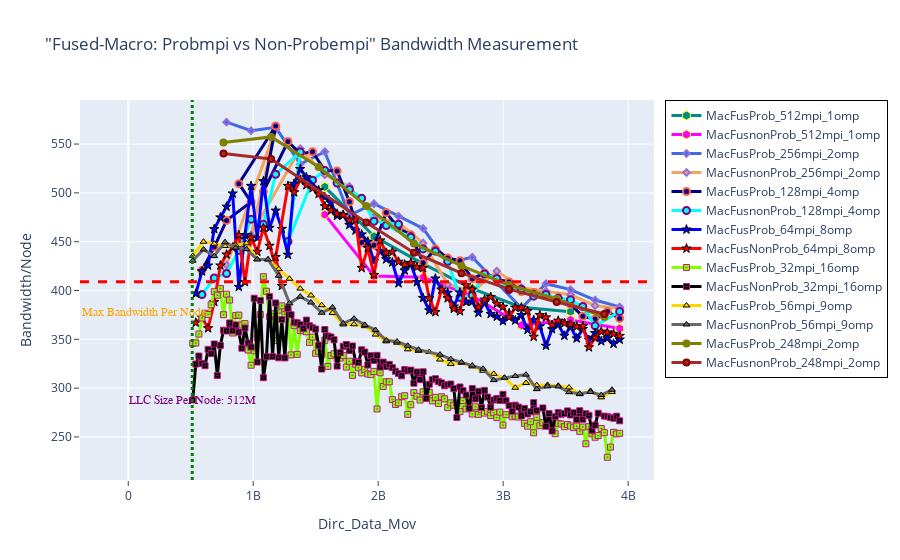

The code cell stored with this chart in its notebook:
### Markdown cell above
## BANDWIDTH - Fused Macro: Probempi vs NonProbempi

### Code cell
fig = go.Figure() 

# Case 1
fig.add_trace(go.Scatter(x=(dfn4MacFusProb_512mpi_1omp.Dirc_Data_Mov*(dfn4MacFusProb_512mpi_1omp.MPI_size/4)), 
                         y=(dfn4MacFusProb_512mpi_1omp.BAND*(dfn4MacFusProb_512mpi_1omp.MPI_size/4)), 
                         mode='lines+markers', 
                         name='MacFusProb_512mpi_1omp',
                         line=dict(color='darkcyan',width=3),
                         marker=dict(symbol='hexagon',size=9, line=dict(color='yellow',width=1))))

fig.add_trace(go.Scatter(x=(dfn4MacFusnonProb_512mpi_1omp.Dirc_Data_Mov*(dfn4MacFusnonProb_512mpi_1omp.MPI_size/4)), 
                         y=(dfn4MacFusnonProb_512mpi_1omp.BAND*(dfn4MacFusnonProb_512mpi_1omp.MPI_size/4)), 
                         mode='lines+markers', 
                         name='MacFusnonProb_512mpi_1omp',
                         line=dict(color='magenta',width=3),
                         marker=dict(symbol='hexagon',size=9, line=dict(color='yellow',width=1))))


# Case 2
fig.add_trace(go.Scatter(x=(dfn4MacFusProb_256mpi_2omp.Dirc_Data_Mov*(dfn4MacFusProb_256mpi_2omp.MPI_size/4)), 
                         y=(dfn4MacFusProb_256mpi_2omp.BAND*(dfn4MacFusProb_256mpi_2omp.MPI_size/4)), 
                         mode='lines+markers', 
                         name='MacFusProb_256mpi_2omp',
                         line=dict(color='royalblue',width=3),
                         marker=dict(symbol='diamond',size=5,line=dict(color='MediumPurple',width=2))))

fig.add_trace(go.Scatter(x=(dfn4MacFusnonProb_256mpi_2omp.Dirc_Data_Mov*(dfn4MacFusnonProb_256mpi_2omp.MPI_size/4)), 
                         y=(dfn4MacFusnonProb_256mpi_2omp.BAND*(dfn4MacFusnonProb_256mpi_2omp.MPI_size/4)), 
                         mode='lines+markers', 
                         name='MacFusnonProb_256mpi_2omp',
                         line=dict(color='sandybrown',width=3),
                         marker=dict(symbol='diamond',size=5,line=dict(color='MediumPurple',width=2))))


# Case 3
fig.add_trace(go.Scatter(x=(dfn4MacFusProb_128mpi_4omp.Dirc_Data_Mov*(dfn4MacFusProb_128mpi_4omp.MPI_size/4)), 
                         y=(dfn4MacFusProb_128mpi_4omp.BAND*(dfn4MacFusProb_128mpi_4omp.MPI_size/4)), 
                         mode='lines+markers', 
                         name='MacFusProb_128mpi_4omp',
                         line=dict(color='darkblue',width=3),
                         marker=dict(symbol='circle',size=7, line=dict(color='tomato',width=2))))

fig.add_trace(go.Scatter(x=(dfn4MacFusnonProb_128mpi_4omp.Dirc_Data_Mov*(dfn4MacFusnonProb_128mpi_4omp.MPI_size/4)), 
                         y=(dfn4MacFusnonProb_128mpi_4omp.BAND*(dfn4MacFusnonProb_128mpi_4omp.MPI_size/4)), 
                         mode='lines+markers', 
                         name='MacFusnonProb_128mpi_4omp',
                         line=dict(color='cyan',width=3),
                         marker=dict(symbol='circle',size=7,line=dict(color='Purple',width=2))))



# Case 4
fig.add_trace(go.Scatter(x=(dfn4MacFusProb_64mpi_8omp.Dirc_Data_Mov*(dfn4MacFusProb_64mpi_8omp.MPI_size/4)), 
                         y=(dfn4MacFusProb_64mpi_8omp.BAND*(dfn4MacFusProb_64mpi_8omp.MPI_size/4)), 
                         mode='lines+markers', 
                         name='MacFusProb_64mpi_8omp',
                         line=dict(color='blue',width=3),
                         marker=dict(symbol='star',size=7, line=dict(color='black',width=1))))

fig.add_trace(go.Scatter(x=(dfn4MacFusNonProb_64mpi_8omp.Dirc_Data_Mov*(dfn4MacFusNonProb_64mpi_8omp.MPI_size/4)), 
                         y=(dfn4MacFusNonProb_64mpi_8omp.BAND*(dfn4MacFusNonProb_64mpi_8omp.MPI_size/4)), 
                         mode='lines+markers', 
                         name='MacFusNonProb_64mpi_8omp',
                         line=dict(color='red',width=3),
                         marker=dict(symbol='star',size=7, line=dict(color='black',width=1))))


# Case 5
fig.add_trace(go.Scatter(x=(dfn4MacFusProb_32mpi_16omp.Dirc_Data_Mov*(dfn4MacFusProb_32mpi_16omp.MPI_size/4)), 
                         y=(dfn4MacFusProb_32mpi_16omp.BAND*(dfn4MacFusProb_32mpi_16omp.MPI_size/4)), 
                         mode='lines+markers', 
                         name='MacFusProb_32mpi_16omp',
                         line=dict(color='chartreuse',width=3),
                         marker=dict(symbol='square-dot',size=6, line=dict(color='mediumvioletred',width=1))))

fig.add_trace(go.Scatter(x=(dfn4MacFusNonProb_32mpi_16omp.Dirc_Data_Mov*(dfn4MacFusNonProb_32mpi_16omp.MPI_size/4)), 
                         y=(dfn4MacFusNonProb_32mpi_16omp.BAND*(dfn4MacFusNonProb_32mpi_16omp.MPI_size/4)), 
                         mode='lines+markers', 
                         name='MacFusNonProb_32mpi_16omp',
                         line=dict(color='black',width=3),
                         marker=dict(symbol='square-dot',size=6, line=dict(color='mediumvioletred',width=1))))


# Case 6
fig.add_trace(go.Scatter(x=(dfn4MacFusProb_56mpi_9omp.Dirc_Data_Mov*(dfn4MacFusProb_56mpi_9omp.MPI_size/4)), 
                         y=(dfn4MacFusProb_56mpi_9omp.BAND*(dfn4MacFusProb_56mpi_9omp.MPI_size/4)), 
                         mode='lines+markers', 
                         name='MacFusProb_56mpi_9omp',
                         line=dict(color='gold',width=3),
                         marker=dict(symbol='triangle-up',size=6, line=dict(color='black',width=1))))

fig.add_trace(go.Scatter(x=(dfn4MacFusnonProb_56mpi_9omp.Dirc_Data_Mov*(dfn4MacFusnonProb_56mpi_9omp.MPI_size/4)), 
                         y=(dfn4MacFusnonProb_56mpi_9omp.BAND*(dfn4MacFusnonProb_56mpi_9omp.MPI_size/4)), 
                         mode='lines+markers', 
                         name='MacFusnonProb_56mpi_9omp',
                         line=dict(color='dimgray',width=3),
                         marker=dict(symbol='triangle-up',size=6, line=dict(color='black',width=1))))



# Case 7
fig.add_trace(go.Scatter(x=(dfn4MacFusProb_248mpi_2omp.Dirc_Data_Mov*(dfn4MacFusProb_248mpi_2omp.MPI_size/4)), 
                         y=(dfn4MacFusProb_248mpi_2omp.BAND*(dfn4MacFusProb_248mpi_2omp.MPI_size/4)), 
                         mode='lines+markers', 
                         name='MacFusProb_248mpi_2omp',
                         line=dict(color='olive',width=3),
                         marker=dict(symbol='circle',size=6, line=dict(color='olive',width=2))))

fig.add_trace(go.Scatter(x=(dfn4MacFusnonProb_248mpi_2omp.Dirc_Data_Mov*(dfn4MacFusnonProb_248mpi_2omp.MPI_size/4)), 
                         y=(dfn4MacFusnonProb_248mpi_2omp.BAND*(dfn4MacFusnonProb_248mpi_2omp.MPI_size/4)), 
                         mode='lines+markers', 
                         name='MacFusnonProb_248mpi_2omp',
                         line=dict(color='Brown',width=3),
                         marker=dict(symbol='circle',size=6, line=dict(color='darkred',width=2))))



# Adding vertical and horizontal lines 
fig.add_vline(x=512e6, line_width=3, line_dash="dot", line_color="green")
fig.add_hline(y=409, line_width=3, line_dash="dash", line_color="red")

# Add annotation with arrow
fig.add_annotation(
    x='512e6'
    , y=280
    , text=f'LLC Size Per Node: 512M'
    , yanchor='bottom'
    , showarrow=False
    , arrowhead=1
    , arrowsize=1
    , arrowwidth=2
    , arrowcolor="#636363"
    , ax=-20
    , ay=-30
    , font=dict(size=12, color="purple", family="Sans Serif")
    , align="left"
    ,)

fig.add_annotation(
    x='130e6'
    , y=370
    , text=f'Max Bandwidth Per Node'
    , yanchor='bottom'
    , showarrow=False
    , arrowhead=1
    , arrowsize=1
    , arrowwidth=2
    , arrowcolor="#636363"
    , ax=-20
    , ay=-30
    , font=dict(size=12, color="orange", family="Sans Serif")
    , align="left"
    ,)


fig.update_layout(title='"Fused-Macro: Probmpi vs Non-Probempi" Bandwidth Measurement',
                  xaxis_title='Dirc_Data_Mov', yaxis_title='Bandwidth/Node', 
                  xaxis=dict(ticks="outside"),  
                  yaxis=dict(ticks="outside"),
                  legend=go.layout.Legend(bordercolor="black",borderwidth=1))

### Figure 1 — Plotly figure (JSON) as saved in the notebook; plotly's stock layout.template omitted (floating-point values rounded to 4 significant figures; data arrays with more than 128 entries replaced by an {"elided": "..."} marker saying what was removed)
{"data": [{"line": {"color": "darkcyan", "width": 3}, "marker": {"line": {"color": "yellow", "width": 1}, "size": 9, "symbol": "hexagon"}, "mode": "lines+markers", "name": "MacFusProb_512mpi_1omp", "type": "scatter", "x": [1572864000, 1966080000, 2359296000, 2752512000, 3145728000, 3538944000], "y": [506.1, 455.5, 427.3, 402.0, 382.8, 378.3]}, {"line": {"color": "magenta", "width": 3}, "marker": {"line": {"color": "yellow", "width": 1}, "size": 9, "symbol": "hexagon"}, "mode": "lines+markers", "name": "MacFusnonProb_512mpi_1omp", "type": "scatter", "x": [1572864000, 1966080000, 2359296000, 2752512000, 3145728000, 3538944000, 3932160000], "y": [477.7, 414.8, 413.5, 394.4, 364.5, 369.9, 361.1]}, {"line": {"color": "royalblue", "width": 3}, "marker": {"line": {"color": "MediumPurple", "width": 2}, "size": 5, "symbol": "diamond"}, "mode": "lines+markers", "name": "MacFusProb_256mpi_2omp", "type": "scatter", "x": [786432000, 983040000, 1179648000, 1376256000, 1572864000, 1769472000, 1966080000, 2162688000, 2359296000, 2555904000, 2752512000, 3145728000, 3342336000, 3538944000, 3735552000, 3932160000], "y": [572.5, 563.7, 567.1, 529.4, 542.1, 477.0, 488.9, 476.1, 463.6, 428.3, 434.1, 382.0, 407.0, 400.9, 390.2, 383.2]}, {"line": {"color": "sandybrown", "width": 3}, "marker": {"line": {"color": "MediumPurple", "width": 2}, "size": 5, "symbol": "diamond"}, "mode": "lines+markers", "name": "MacFusnonProb_256mpi_2omp", "type": "scatter", "x": [786432000, 1179648000, 983040000, 1376256000, 1572864000, 1769472000, 1966080000, 2162688000, 2359296000, 2555904000, 2752512000, 2949120000, 3145728000, 3342336000, 3538944000, 3735552000, 3932160000], "y": [426.0, 565.1, 456.9, 545.3, 518.6, 506.5, 475.1, 469.2, 448.7, 406.3, 398.5, 419.9, 402.8, 399.0, 395.6, 384.5, 381.7]}, {"line": {"color": "darkblue", "width": 3}, "marker": {"line": {"color": "tomato", "width": 2}, "size": 7, "symbol": "circle"}, "mode": "lines+markers", "name": "MacFusProb_128mpi_4omp", "type": "scatter", "x": [589824000, 688128000, 786432000, 983040000, 884736000, 1179648000, 1081344000, 1277952000, 1376256000, 1474560000, 1572864000, 1671168000, 1769472000, 1867776000, 1966080000, 2064384000, 2162688000, 2260992000, 2359296000, 2457600000, 2555904000, 2654208000, 2752512000, 2850816000, 2949120000, 3047424000, 3145728000, 3244032000, 3342336000, 3440640000, 3538944000, 3637248000, 3735552000, 3833856000, 3932160000], "y": [420.7, 444.5, 471.8, 490.7, 509.4, 568.5, 501.4, 552.6, 540.2, 542.1, 522.8, 522.5, 490.9, 449.0, 446.4, 479.8, 463.8, 457.0, 428.5, 442.5, 433.3, 430.6, 412.0, 418.0, 411.6, 408.7, 399.0, 398.0, 395.0, 391.3, 385.9, 373.6, 370.7, 378.4, 371.4]}, {"line": {"color": "cyan", "width": 3}, "marker": {"line": {"color": "Purple", "width": 2}, "size": 7, "symbol": "circle"}, "mode": "lines+markers", "name": "MacFusnonProb_128mpi_4omp", "type": "scatter", "x": [589824000, 688128000, 786432000, 884736000, 983040000, 1081344000, 1179648000, 1376256000, 1277952000, 1474560000, 1572864000, 1671168000, 1769472000, 1867776000, 1966080000, 2162688000, 2064384000, 2260992000, 2359296000, 2457600000, 2555904000, 2654208000, 2752512000, 2850816000, 2949120000, 3047424000, 3145728000, 3244032000, 3342336000, 3440640000, 3538944000, 3637248000, 3735552000, 3932160000], "y": [395.8, 412.9, 417.5, 441.0, 473.1, 467.8, 519.0, 541.9, 450.2, 513.1, 523.0, 510.1, 503.5, 494.6, 471.0, 467.8, 466.6, 454.5, 442.6, 440.3, 429.9, 392.8, 395.1, 416.9, 412.3, 400.9, 401.3, 394.2, 395.9, 392.3, 390.5, 383.6, 363.8, 378.6]}, {"line": {"color": "blue", "width": 3}, "marker": {"line": {"color": "black", "width": 1}, "size": 7, "symbol": "star"}, "mode": "lines+markers", "name": "MacFusProb_64mpi_8omp", "type": "scatter", "x": [540672000, 589824000, 638976000, 688128000, 737280000, 786432000, 835584000, 884736000, 933888000, 983040000, 1032192000, 1081344000, 1130496000, 1179648000, 1228800000, 1277952000, 1327104000, 1376256000, 1425408000, 1523712000, 1572864000, 1622016000, 1671168000, 1720320000, 1769472000, 1818624000, 1867776000, 1916928000, 1966080000, 2015232000, 2064384000, 2113536000, 2162688000, 2211840000, 2260992000, 2310144000, 2359296000, 2408448000, 2457600000, 2506752000, 2555904000, 2605056000, 2654208000, 2703360000, 2752512000, 2801664000, 2850816000, 2899968000, 2949120000, 2998272000, 3047424000, 3096576000, 3145728000, 3194880000, 3244032000, 3293184000, 3342336000, 3391488000, 3440640000, 3489792000, 3538944000, 3588096000, 3637248000, 3686400000, 3735552000, 3784704000, 3833856000, 3883008000, 3932160000], "y": [396.7, 419.6, 425.6, 462.9, 474.9, 485.9, 499.4, 403.7, 456.6, 507.2, 453.9, 511.9, 464.2, 481.8, 463.1, 436.6, 509.3, 524.5, 516.0, 502.7, 495.6, 489.6, 476.6, 477.4, 467.2, 461.5, 457.5, 450.0, 429.9, 440.3, 432.0, 428.8, 407.4, 420.5, 426.9, 408.6, 392.4, 379.7, 412.3, 400.8, 397.7, 383.6, 397.9, 388.2, 388.6, 377.1, 387.8, 375.9, 373.2, 368.6, 376.7, 369.4, 374.8, 359.7, 369.8, 363.4, 343.4, 360.4, 365.1, 353.7, 363, 350.9, 360.7, 349.4, 356.3, 348.1, 351.1, 345.5, 349.7]}, {"line": {"color": "red", "width": 3}, "marker": {"line": {"color": "black", "width": 1}, "size": 7, "symbol": "star"}, "mode": "lines+markers", "name": "MacFusNonProb_64mpi_8omp", "type": "scatter", "x": [540672000, 589824000, 638976000, 688128000, 737280000, 786432000, 835584000, 884736000, 933888000, 983040000, 1032192000, 1081344000, 1130496000, 1228800000, 1179648000, 1277952000, 1327104000, 1376256000, 1425408000, 1474560000, 1523712000, 1572864000, 1622016000, 1671168000, 1720320000, 1769472000, 1818624000, 1867776000, 1916928000, 1966080000, 2015232000, 2064384000, 2113536000, 2162688000, 2211840000, 2260992000, 2310144000, 2359296000, 2408448000, 2457600000, 2506752000, 2555904000, 2605056000, 2654208000, 2703360000, 2752512000, 2801664000, 2850816000, 2899968000, 2949120000, 2998272000, 3047424000, 3096576000, 3145728000, 3194880000, 3244032000, 3293184000, 3342336000, 3391488000, 3440640000, 3489792000, 3538944000, 3588096000, 3637248000, 3686400000, 3735552000, 3784704000, 3833856000, 3883008000, 3932160000], "y": [367.0, 372.4, 361.3, 388.3, 425.6, 436.9, 444.1, 456.8, 408.6, 454.2, 439.7, 464.2, 445.8, 404.7, 434.3, 507.1, 500.6, 513.5, 507.9, 504.7, 498.8, 486.3, 482.0, 478.6, 477.3, 472.1, 472.7, 423.1, 443.5, 416.0, 451.3, 438.7, 439.6, 429.5, 426.5, 428.3, 424.0, 423.1, 391.9, 377.9, 400.9, 392.1, 381.3, 378.8, 405.3, 401.0, 382.8, 390.7, 393.4, 386.4, 383.3, 372.7, 382.5, 382.6, 379.0, 352.6, 374.9, 372.5, 364.7, 369.1, 366.5, 365.5, 363.0, 363.5, 341.8, 351.4, 358.0, 357.0, 355.6, 353.5]}, {"line": {"color": "chartreuse", "width": 3}, "marker": {"line": {"color": "mediumvioletred", "width": 1}, "size": 6, "symbol": "square-dot"}, "mode": "lines+markers", "name": "MacFusProb_32mpi_16omp", "type": "scatter", "x": {"elided": "137 int values"}, "y": {"elided": "137 float values"}}, {"line": {"color": "black", "width": 3}, "marker": {"line": {"color": "mediumvioletred", "width": 1}, "size": 6, "symbol": "square-dot"}, "mode": "lines+markers", "name": "MacFusNonProb_32mpi_16omp", "type": "scatter", "x": {"elided": "138 int values"}, "y": {"elided": "138 float values"}}, {"line": {"color": "gold", "width": 3}, "marker": {"line": {"color": "black", "width": 1}, "size": 6, "symbol": "triangle-up"}, "mode": "lines+markers", "name": "MacFusProb_56mpi_9omp", "type": "scatter", "x": [516096000, 602112000, 688128000, 774144000, 860160000, 946176000, 1032192000, 1118208000, 1204224000, 1290240000, 1376256000, 1462272000, 1548288000, 1634304000, 1720320000, 1806336000, 1892352000, 2064384000, 1978368000, 2150400000, 2236416000, 2322432000, 2408448000, 2494464000, 2580480000, 2666496000, 2752512000, 2838528000, 2924544000, 3010560000, 3096576000, 3182592000, 3268608000, 3354624000, 3440640000, 3526656000, 3612672000, 3698688000, 3784704000, 3870720000], "y": [435.4, 450.0, 447.9, 445.6, 446.4, 448.3, 432.0, 431.8, 422.1, 412.0, 402.0, 394.9, 384.9, 377.0, 365.2, 365.4, 363.5, 347.9, 354.9, 346.5, 339.7, 338.2, 337.0, 329.3, 324.8, 326.0, 322.3, 317.8, 314.7, 310.5, 300.4, 305.3, 303.0, 303.3, 302.5, 300.7, 293.8, 297.2, 290.6, 296.1]}, {"line": {"color": "dimgray", "width": 3}, "marker": {"line": {"color": "black", "width": 1}, "size": 6, "symbol": "triangle-up"}, "mode": "lines+markers", "name": "MacFusnonProb_56mpi_9omp", "type": "scatter", "x": [516096000, 602112000, 688128000, 774144000, 860160000, 946176000, 1032192000, 1118208000, 1204224000, 1290240000, 1376256000, 1462272000, 1548288000, 1634304000, 1720320000, 1806336000, 1892352000, 1978368000, 2064384000, 2150400000, 2236416000, 2322432000, 2494464000, 2580480000, 2666496000, 2752512000, 2838528000, 2924544000, 3010560000, 3096576000, 3182592000, 3268608000, 3354624000, 3440640000, 3526656000, 3612672000, 3698688000, 3784704000, 3870720000], "y": [430.6, 442.1, 435.3, 449.5, 443.8, 442.4, 431.8, 431.8, 415.2, 386.9, 393.7, 387.7, 377.2, 382.6, 366.3, 371.2, 364.8, 359.6, 348.8, 347.7, 343.4, 339.4, 334.3, 329.8, 326.4, 323.1, 319.9, 308.2, 310.7, 312.4, 313.8, 299.0, 301.8, 301.7, 295.8, 294.4, 296.1, 292.9, 298.3]}, {"line": {"color": "olive", "width": 3}, "marker": {"line": {"color": "olive", "width": 2}, "size": 6, "symbol": "circle"}, "mode": "lines+markers", "name": "MacFusProb_248mpi_2omp", "type": "scatter", "x": [761856000, 1142784000, 1523712000, 1904640000, 2285568000, 2666496000, 3047424000, 3428352000, 3809280000], "y": [551.5, 557.3, 526.4, 486.7, 448.3, 425.2, 405.6, 391.3, 372.8]}, {"line": {"color": "Brown", "width": 3}, "marker": {"line": {"color": "darkred", "width": 2}, "size": 6, "symbol": "circle"}, "mode": "lines+markers", "name": "MacFusnonProb_248mpi_2omp", "type": "scatter", "x": [761856000, 1142784000, 1904640000, 2285568000, 2666496000, 3047424000, 3428352000, 3809280000], "y": [540.4, 534.6, 469.7, 438.7, 417.8, 401.4, 388.2, 375.9]}], "layout": {"annotations": [{"align": "left", "arrowcolor": "#636363", "arrowhead": 1, "arrowsize": 1, "arrowwidth": 2, "ax": -20, "ay": -30, "font": {"color": "purple", "family": "Sans Serif", "size": 12}, "showarrow": false, "text": "LLC Size Per Node: 512M", "x": "512e6", "y": 280, "yanchor": "bottom"}, {"align": "left", "arrowcolor": "#636363", "arrowhead": 1, "arrowsize": 1, "arrowwidth": 2, "ax": -20, "ay": -30, "font": {"color": "orange", "family": "Sans Serif", "size": 12}, "showarrow": false, "text": "Max Bandwidth Per Node", "x": "130e6", "y": 370, "yanchor": "bottom"}], "legend": {"bordercolor": "black", "borderwidth": 1}, "shapes": [{"line": {"color": "green", "dash": "dot", "width": 3}, "type": "line", "x0": 512000000, "x1": 512000000, "xref": "x", "y0": 0, "y1": 1, "yref": "y domain"}, {"line": {"color": "red", "dash": "dash", "width": 3}, "type": "line", "x0": 0, "x1": 1, "xref": "x domain", "y0": 409, "y1": 409, "yref": "y"}], "title": {"text": "\"Fused-Macro: Probmpi vs Non-Probempi\" Bandwidth Measurement"}, "xaxis": {"ticks": "outside", "title": {"text": "Dirc_Data_Mov"}}, "yaxis": {"ticks": "outside", "title": {"text": "Bandwidth/Node"}}}}
